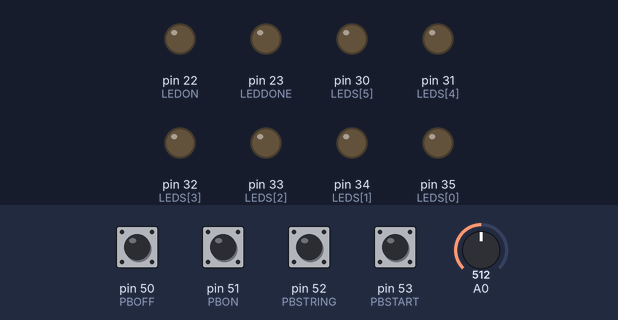
Bench run of a sketch on a simulated Arduino Mega 2560, built with avr-gcc and run on an emulated ATmega2560. Shown: output pins drawn as LEDs (lit = HIGH). The inputs (shaded band) are chosen by the test bench; at power-on: pin 50 (PBOFF), pin 51 (PBON), pin 52 (PBSTRING), pin 53 (PBSTART) HIGH, A0 = 512. What the sketch prints to the serial monitor is not drawn.

Above: at 1.2 s.
1.3 s: pin 51 (PBON) pulled LOW for 0.15 s
At 2.0 s:
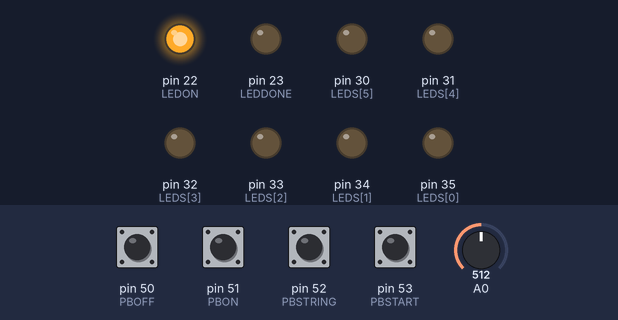
2.9 s: pin 52 (PBSTRING) pulled LOW for 0.15 s
At 3.3 s:
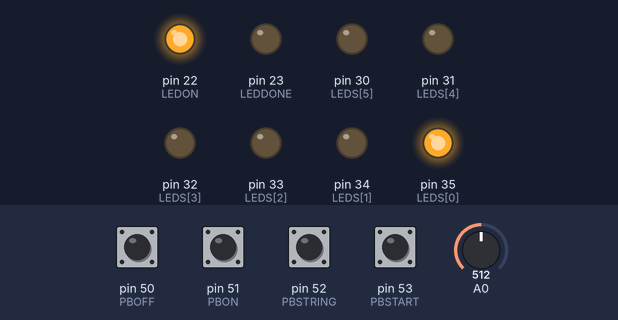
4.5 s: pin 52 (PBSTRING) pulled LOW for 1 s
At 5.7 s:
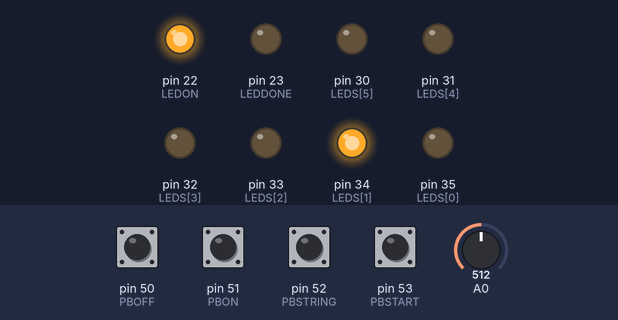
7.0 s: pin 50 (PBOFF) pulled LOW for 0.15 s
At 7.7 s:
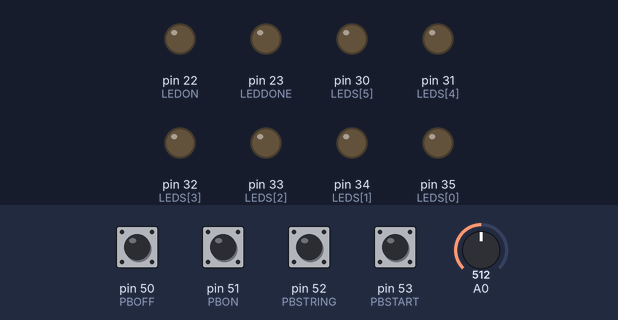
8.6 s: pin 51 (PBON) pulled LOW for 1 s
At 9.9 s:
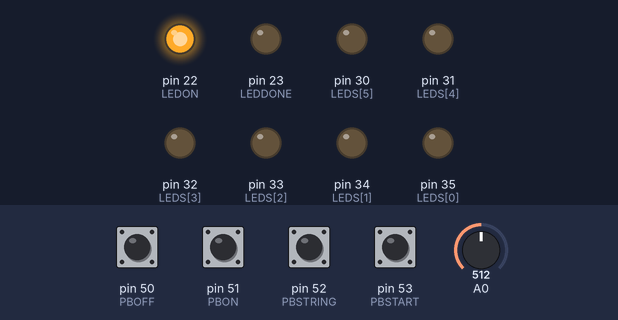
Timing chart, 0 to 11.6 s (numbered marks = the images above; inputs shaded):
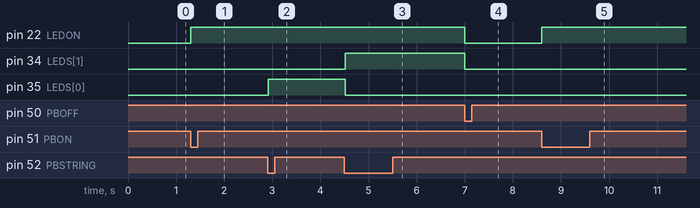

Measured:
- after the input at 1.3 s, pin 22 (LEDON): LOW → HIGH at once
- after the input at 2.9 s, pin 35 (LEDS[0]): LOW → HIGH at once
- after the input at 4.5 s, pin 34 (LEDS[1]): LOW → HIGH at once; pin 35 (LEDS[0]): HIGH → LOW at once
- after the input at 7.0 s, pin 22 (LEDON), pin 34 (LEDS[1]): HIGH → LOW at once
- after the input at 8.6 s, pin 22 (LEDON): LOW → HIGH at once

The sketch:

ArduinoGuitarTuner.ino
```cpp
#include <Servo.h>

//
Servo servo;

//pines
short pinServo=40;
short PBON=51, PBOFF=50, PBSTRING=52, PBSTART=53; // Declaracion de los readers de los botones PBON, PBOFF, PBSTRING, PBSTART, FREQ
short LEDDONE=23, LEDON=22; // Declaracion de los outputs de los leds que vamos a encender LEDDONE, LEDON
short LEDS[6]={35, 34, 33, 32, 31, 30};//E, A, D, G, B,  E

//Timer for the push buttons
unsigned long timerPB, upperTime;
//unsigned long timerServo, timerServoLimit;

// constantes, diferenciales, etc;
float noteFrequencies[6]={82.4, 110, 146.8, 196, 246.9, 329.6}; //unidad en Hz
short servoMovement=-15; // que tanto se movera el servo
float df=3; //margen de las frecuencias

/*
 * Empiezan variables para identificar la frecuencia
 * CAT
 */

//data storage variables
byte newData = 0;
byte prevData = 0;
unsigned int time = 0;//keeps time and sends vales to store in timer[] occasionally
int timer[10];//storage for timing of events
int slope[10];//storage for slope of events
unsigned int totalTimer;//used to calculate period
unsigned int period;//storage for period of wave
byte index = 0;//current storage index
float frequency;//storage for frequency calculations
int maxSlope = 0;//used to calculate max slope as trigger point
int newSlope;//storage for incoming slope data

//variables for deciding whether you have a match
byte noMatch = 0;//counts how many non-matches you've received to reset variables if it's been too long
byte slopeTol = 3;//slope tolerance- adjust this if you need
int timerTol = 10;//timer tolerance- adjust this if you need

//variables for amp detection
unsigned int ampTimer = 0;
byte maxAmp = 0;
byte checkMaxAmp;
byte ampThreshold = 30;//raise if you have a very noisy signal

//End CAT


//Variables de estado
short currentNote; //E=1, A=2,..E=6
boolean isTunning;
boolean isBtnUp;
boolean isSystemOn;
boolean isServoOn;

void setup() {
  Serial.begin(9600);
  //servo.attach(pinServo); //Declaracion del Servo

    //Declaracion de los Botones
  pinMode(PBON, INPUT_PULLUP);
  pinMode(PBOFF, INPUT_PULLUP);
  pinMode(PBSTRING, INPUT_PULLUP);
  pinMode(PBSTART, INPUT_PULLUP);

    //Declaracion de los LEds
  pinMode(LEDS[0], OUTPUT);
  pinMode(LEDS[1], OUTPUT);
  pinMode(LEDS[2], OUTPUT);
  pinMode(LEDS[3], OUTPUT);
  pinMode(LEDS[4], OUTPUT);
  pinMode(LEDS[5], OUTPUT);

  pinMode(LEDON, OUTPUT);
  pinMode(LEDDONE, OUTPUT);

  isTunning=false;
  isSystemOn=false;
  isBtnUp=true;//el medina sabe como programar;
  isServoOn=false;
  currentNote=0;
  timerPB=0;
  upperTime=100;
  frequency=0;

  /*
   * BEGIN OF CAT
   */
  cli();//disable interrupts

  //set up continuous sampling of analog pin 0 at 38.5kHz

  //clear ADCSRA and ADCSRB registers
  ADCSRA = 0;
  ADCSRB = 0;

  ADMUX |= (1 << REFS0); //set reference voltage
  ADMUX |= (1 << ADLAR); //left align the ADC value- so we can read highest 8 bits from ADCH register only

  ADCSRA |= (1 << ADPS2) | (1 << ADPS0); //set ADC clock with 32 prescaler- 16mHz/32=500kHz
  ADCSRA |= (1 << ADATE); //enabble auto trigger
  ADCSRA |= (1 << ADIE); //enable interrupts when measurement complete
  ADCSRA |= (1 << ADEN); //enable ADC
  ADCSRA |= (1 << ADSC); //start ADC measurements

  sei();//enable interrupts
}

ISR(ADC_vect) {//when new ADC value ready

  prevData = newData;//store previous value
  newData = ADCH;//get value from A0
  if (prevData < 127 && newData >=127){//if increasing and crossing midpoint
    newSlope = newData - prevData;//calculate slope
    if (abs(newSlope-maxSlope)<slopeTol){//if slopes are ==
      //record new data and reset time
      slope[index] = newSlope;
      timer[index] = time;
      time = 0;
      if (index == 0){//new max slope just reset
        PORTB |= B00010000;//set pin 12 high
        noMatch = 0;
        index++;//increment index
      }
      else if (abs(timer[0]-timer[index])<timerTol && abs(slope[0]-newSlope)<slopeTol){//if timer duration and slopes match
        //sum timer values
        totalTimer = 0;
        for (byte i=0;i<index;i++){
          totalTimer+=timer[i];
        }
        period = totalTimer;//set period
        //reset new zero index values to compare with
        timer[0] = timer[index];
        slope[0] = slope[index];
        index = 1;//set index to 1
        PORTB |= B00010000;//set pin 12 high
        noMatch = 0;
      }
      else{//crossing midpoint but not match
        index++;//increment index
        if (index > 9){
          reset();
        }
      }
    }
    else if (newSlope>maxSlope){//if new slope is much larger than max slope
      maxSlope = newSlope;
      time = 0;//reset clock
      noMatch = 0;
      index = 0;//reset index
    }
    else{//slope not steep enough
      noMatch++;//increment no match counter
      if (noMatch>9){
        reset();
      }
    }
  }

  time++;//increment timer at rate of 38.5kHz

  ampTimer++;//increment amplitude timer
  if (abs(127-ADCH)>maxAmp){
    maxAmp = abs(127-ADCH);
  }
  if (ampTimer==1000){
    ampTimer = 0;
    checkMaxAmp = maxAmp;
    maxAmp = 0;
  }
}

void reset(){//clean out some variables
  index = 0;//reset index
  noMatch = 0;//reset match couner
  maxSlope = 0;//reset slope
}

/*
 * END OF CAT
 */

void resetAll(){
  isTunning=false;
  digitalWrite(LEDS[currentNote-1], LOW);
  currentNote=0;
  isSystemOn=false;
  digitalWrite(LEDON, LOW);
  digitalWrite(LEDDONE, LOW);
  if(isServoOn)
    stopServo();
  Serial.println("Se debio de apagar");
}

void loop(){
  //
  if(!isTunning){ //If it's not tunning
    if(digitalRead(PBSTRING)==LOW && isSystemOn){ //
      if(isBtnUp && timerPB==0){
        turnOnLed();
        timerPB=1;
      }
      isBtnUp=false;
    }
     else if(digitalRead(PBOFF)==LOW && isSystemOn){
      if(isBtnUp && timerPB==0){
        resetAll();
        timerPB=1;
      }
      isBtnUp=false;
     }
     else if(digitalRead(PBSTART)==LOW && isSystemOn && currentNote!=0){
      if(isBtnUp && timerPB==0){
        isTunning=true;
        timerPB=1;
        Serial.print("Nota Actual: ");
        Serial.println(currentNote);
      }
      isBtnUp=false;
     }
    else if(digitalRead(PBON)==LOW){
      if(isBtnUp && timerPB==0){
        digitalWrite(LEDON, HIGH);
        isSystemOn=true;
        timerPB=1;
        Serial.print("Hola Elsa: ");
        Serial.println(timerPB);
      }
      isBtnUp=false;
     }
     else
      isBtnUp=true;
  }
  else if(isSystemOn){

    if (checkMaxAmp>ampThreshold){ //Avoid noises
      if(period==0)
        frequency=0.0; //If period is zero, we dont want infinit values
      else
        frequency = 38462/float(period);//calculate frequency timer rate/period
      Serial.print("Frecuencia: ");
      Serial.println(frequency);
      if(frequency!=0)
        moveServo();
    }
    else {
      Serial.println("Ni leeyo");
      stopServo();
    }
    if(digitalRead(PBOFF)==LOW){
      if(timerPB==0){
        resetAll();
        timerPB=1;
      }
    }

  }

  if(timerPB!=0)
     timerPB++;
  if(timerPB==upperTime)
    timerPB=0;
  Serial.println(timerPB);
}

void turnOnLed(void){
  Serial.print("Nota actual: ");
  Serial.println(currentNote);
  if(currentNote!=0)
    digitalWrite(LEDS[currentNote-1], LOW);
   currentNote++;
   if(currentNote==7)
    currentNote=1;
   digitalWrite(LEDS[currentNote-1], HIGH);

   digitalWrite(LEDDONE, LOW);//Turn off LEDDONE
}

void stringDone(void){
  digitalWrite(LEDDONE, HIGH);
  isTunning=false;
  stopServo();
}

void moveServo(void){
  isServoOn=true;
  servo.attach(pinServo);
  Serial.println("Servo se va a mover");
  if(noteFrequencies[currentNote-1]-df > frequency) //Actual Frequency is  below a reasonable value,
    servo.write(90+servoMovement);// sets the servo position according to the scaled value
  else if(noteFrequencies[currentNote-1]+df < frequency) //Actual frequency is over a reasonable value
    servo.write(90-servoMovement);// sets the servo position according to the scaled value
  else
    stringDone();  //
}

void stopServo(void){
  if(isServoOn){
    servo.detach();
    Serial.println("Servo se debio de apagar");
    isServoOn=false;
  }
}
```
